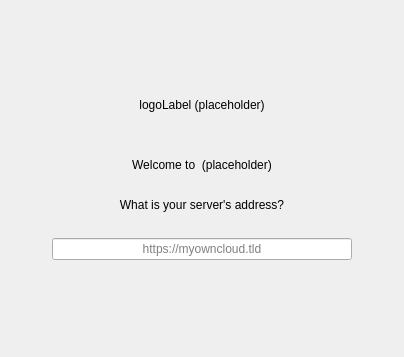
<?xml version="1.0" encoding="UTF-8"?>
<ui version="4.0">
 <class>ServerUrlSetupWizardPage</class>
 <widget class="QWidget" name="ServerUrlSetupWizardPage">
  <property name="geometry">
   <rect>
    <x>0</x>
    <y>0</y>
    <width>404</width>
    <height>357</height>
   </rect>
  </property>
  <property name="windowTitle">
   <string>Form</string>
  </property>
  <layout class="QVBoxLayout" name="verticalLayout">
   <item>
    <spacer name="verticalSpacer_2">
     <property name="orientation">
      <enum>Qt::Vertical</enum>
     </property>
     <property name="sizeType">
      <enum>QSizePolicy::MinimumExpanding</enum>
     </property>
     <property name="sizeHint" stdset="0">
      <size>
       <width>20</width>
       <height>10</height>
      </size>
     </property>
    </spacer>
   </item>
   <item>
    <widget class="QLabel" name="logoLabel">
     <property name="text">
      <string notr="true">logoLabel (placeholder)</string>
     </property>
     <property name="alignment">
      <set>Qt::AlignCenter</set>
     </property>
    </widget>
   </item>
   <item>
    <spacer name="verticalSpacer_4">
     <property name="orientation">
      <enum>Qt::Vertical</enum>
     </property>
     <property name="sizeType">
      <enum>QSizePolicy::Minimum</enum>
     </property>
     <property name="sizeHint" stdset="0">
      <size>
       <width>20</width>
       <height>40</height>
      </size>
     </property>
    </spacer>
   </item>
   <item>
    <widget class="QLabel" name="welcomeTextLabel">
     <property name="text">
      <string notr="true">Welcome to &lt;app&gt; (placeholder)</string>
     </property>
     <property name="alignment">
      <set>Qt::AlignCenter</set>
     </property>
    </widget>
   </item>
   <item>
    <spacer name="verticalSpacer_3">
     <property name="orientation">
      <enum>Qt::Vertical</enum>
     </property>
     <property name="sizeType">
      <enum>QSizePolicy::Minimum</enum>
     </property>
     <property name="sizeHint" stdset="0">
      <size>
       <width>20</width>
       <height>20</height>
      </size>
     </property>
    </spacer>
   </item>
   <item>
    <widget class="QLabel" name="serverUrlLabel">
     <property name="text">
      <string>What is your server's address?</string>
     </property>
     <property name="alignment">
      <set>Qt::AlignCenter</set>
     </property>
    </widget>
   </item>
   <item>
    <spacer name="verticalSpacer_5">
     <property name="orientation">
      <enum>Qt::Vertical</enum>
     </property>
     <property name="sizeType">
      <enum>QSizePolicy::Fixed</enum>
     </property>
     <property name="sizeHint" stdset="0">
      <size>
       <width>20</width>
       <height>20</height>
      </size>
     </property>
    </spacer>
   </item>
   <item>
    <layout class="QHBoxLayout" name="horizontalLayout" stretch="1,2,1">
     <item>
      <spacer name="horizontalSpacer">
       <property name="orientation">
        <enum>Qt::Horizontal</enum>
       </property>
       <property name="sizeType">
        <enum>QSizePolicy::MinimumExpanding</enum>
       </property>
       <property name="sizeHint" stdset="0">
        <size>
         <width>10</width>
         <height>20</height>
        </size>
       </property>
      </spacer>
     </item>
     <item>
      <widget class="QLineEdit" name="urlLineEdit">
       <property name="sizePolicy">
        <sizepolicy hsizetype="MinimumExpanding" vsizetype="Fixed">
         <horstretch>0</horstretch>
         <verstretch>0</verstretch>
        </sizepolicy>
       </property>
       <property name="minimumSize">
        <size>
         <width>300</width>
         <height>0</height>
        </size>
       </property>
       <property name="alignment">
        <set>Qt::AlignCenter</set>
       </property>
       <property name="placeholderText">
        <string notr="true">https://myowncloud.tld</string>
       </property>
      </widget>
     </item>
     <item>
      <spacer name="horizontalSpacer_2">
       <property name="orientation">
        <enum>Qt::Horizontal</enum>
       </property>
       <property name="sizeType">
        <enum>QSizePolicy::MinimumExpanding</enum>
       </property>
       <property name="sizeHint" stdset="0">
        <size>
         <width>10</width>
         <height>20</height>
        </size>
       </property>
      </spacer>
     </item>
    </layout>
   </item>
   <item>
    <spacer name="verticalSpacer">
     <property name="orientation">
      <enum>Qt::Vertical</enum>
     </property>
     <property name="sizeType">
      <enum>QSizePolicy::MinimumExpanding</enum>
     </property>
     <property name="sizeHint" stdset="0">
      <size>
       <width>20</width>
       <height>20</height>
      </size>
     </property>
    </spacer>
   </item>
  </layout>
 </widget>
 <resources/>
 <connections/>
</ui>
